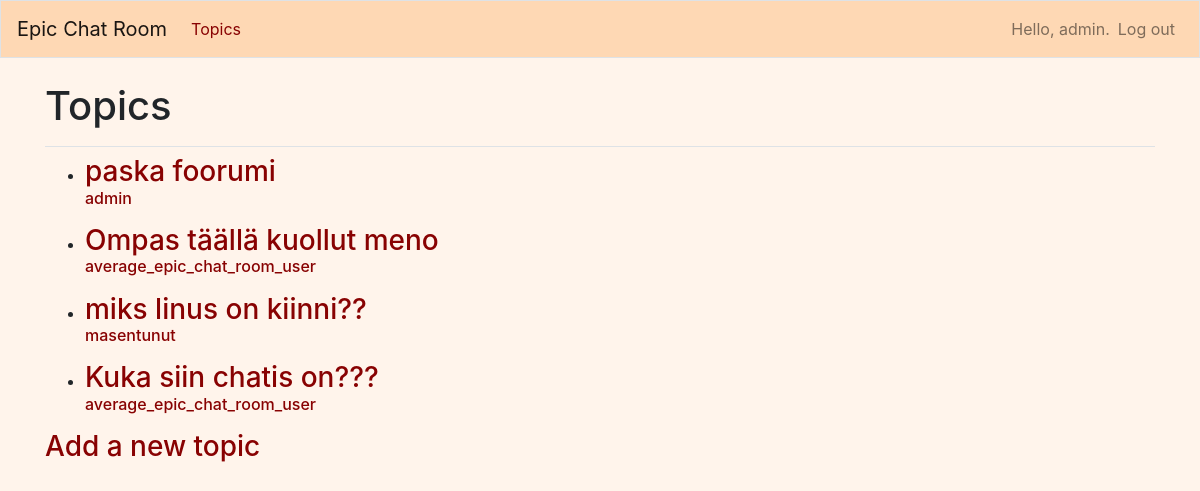
The app's page /topics/ (signed in) with its own data.
### epic_chat_room/models.py (models this page shows)
class Topic(models.Model):
    title = models.CharField(max_length=200)
    text = models.TextField()
    date_added = models.DateTimeField(auto_now_add=True)
    date_modified = models.DateTimeField(auto_now=True)
    owner = models.ForeignKey(User, on_delete=models.CASCADE)
    def __str__(self):
        return f"{self.title}"

### epic_chat_room/views.py (the view)
# urls.py: path('topics/', views.topics, name='topics'),
def topics(request):
    topics = Topic.objects.order_by('date_modified')
    context = {'topics': topics}
    return render(request, 'epic_chat_room/topics.html', context)

### epic_chat_room/templates/epic_chat_room/topics.html
{% extends "epic_chat_room/base.html" %}
{% block page_header %}
  <h1>Topics</h1>
{% endblock page_header %}
{% block content %}
  <ul>
    {% for topic in topics %}
      <li><h3 style="-webkit-text-fill-color: #880202">
        <a href="{% url 'epic_chat_room:topic' topic.id %}"
        >{{ topic }}
        </a>
        <p style="font-size:medium">{{topic.owner}}</p>
      </h3></li>
    {% empty %}
      <li><h3>No topics have been added yet.</h3></li>
    {% endfor %}
  </ul>
  <h3 style="-webkit-text-fill-color: #880202"><a href="{% url 'epic_chat_room:new_topic' %}">Add a new topic</a></h3>
{% endblock content %}

### epic_chat_room/templates/epic_chat_room/base.html (shortened to what this page needs)
{% load bootstrap4 %}
<!doctype html>
<html lang="en">
<head>
  {% bootstrap_css %}
</head>
<body style="background-color: #fff4eb">
  <nav class="navbar navbar-expand-md navbar-light mb-4 border" style="background-color:#FED8B4">
    <a class="navbar-brand" href="{% url 'epic_chat_room:index'%}">
       Epic Chat Room</a>
    <div class="collapse navbar-collapse" id="navbarCollapse">
      <ul class="navbar-nav mr-auto">
        <li class="nav-item">
          <a class="nav-link" href="{% url 'epic_chat_room:topics'%}" style="-webkit-text-fill-color: #880202">
              Topics</a></li>
      </ul>
      <ul class="navbar-nav ml-auto">
        {% if user.is_authenticated %}
          <li class="nav-item">
            <span class="navbar-text"}>Hello, {{ user.username }}.</span>
          </li>
          <li class="nav-item">
            <a class="nav-link" href="{% url 'users:logout' %}">Log out</a>
          </li>
        {% else %}
          <li class="nav-item">
            <a class="nav-link" href="{% url 'users:register' %}">Register</a>
          </li>
          <li class="nav-item">
            <a class="nav-link" href="{% url 'users:login' %}">Log in</a></li>
        {% endif %}
      </ul>
    </div>
  </nav>
<main role="main" class="container">
    <div class="pb-2 mb-2 border-bottom">
      {% block page_header %}{% endblock page_header %}
    </div>
    <div>
      {% block content %}{% endblock content %}
    </div>
  </main>
</body>
</html>

### records on screen
Topic: title "paska foorumi", owner "admin"
Topic: title "Ompas täällä kuollut meno", owner "average_epic_chat_room_user"
Topic: title "miks linus on kiinni??", owner "masentunut"
Topic: title "Kuka siin chatis on???", owner "average_epic_chat_room_user"

### other values on screen
{{ user.username }} "admin"
